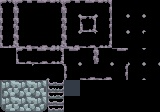

A level layout from a 2D game, rendered from its tile map. Below: a short description, then the map file with its tile-grid data intact:
An orthogonal 20x14 tile map with 8x8 px tiles, 1 tile layer (Tile Layer 1).

<map version="1.10" tiledversion="1.11.2" orientation="orthogonal" renderorder="right-down" width="20" height="14" tilewidth="8" tileheight="8" infinite="0" nextlayerid="2" nextobjectid="1">
 <properties>
  <property name="Type" value="Subresource" />
 </properties>
 <tileset firstgid="1" name="cliff_edge" tilewidth="8" tileheight="8" tilecount="96" columns="6">
  <image source="cliff_edge.png" width="48" height="128" />
 </tileset>
 <layer id="1" name="Tile Layer 1" width="20" height="14">
  <data encoding="csv">
13,18,13,14,15,16,17,18,13,14,15,16,17,18,27,28,27,28,27,28,
19,24,19,20,21,22,23,24,19,12,11,12,11,24,33,12,11,12,11,34,
25,30,25,26,27,28,29,30,25,6,1,2,5,30,33,6,5,6,5,28,
31,36,31,32,33,34,35,36,31,12,7,8,11,36,33,12,11,12,11,34,
37,42,37,38,39,40,41,42,37,6,5,6,41,42,27,6,5,6,41,28,
43,48,43,44,45,46,47,48,43,44,45,46,47,48,33,34,33,34,33,34,
0,0,13,14,15,16,17,18,15,16,27,30,25,28,15,16,27,6,5,28,
0,0,43,44,45,46,47,48,33,12,11,36,31,12,11,34,11,12,11,12,
0,0,0,0,5,28,27,6,25,6,5,28,27,6,5,30,5,6,5,6,
0,0,0,0,33,12,11,34,31,34,45,46,45,46,33,36,33,12,11,34,
49,50,51,52,53,54,73,74,75,75,0,0,0,0,0,0,0,0,0,0,
55,56,57,58,59,60,79,80,75,75,0,0,0,0,0,0,0,0,0,0,
61,62,63,64,65,66,85,86,0,0,0,0,0,0,0,0,0,0,0,0,
67,68,69,70,71,72,91,92,0,0,0,0,0,0,0,0,0,0,0,0
</data>
 </layer>
</map>
